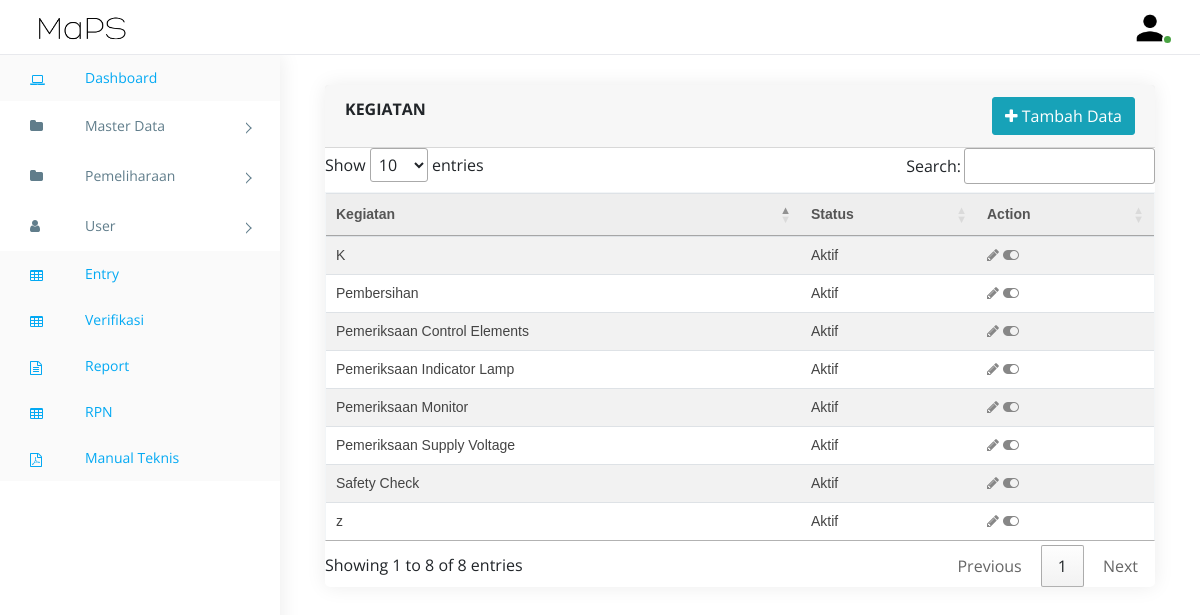
Screenshot of /tables-keg.php (signed in) with the database file from the repository.
### tables this page shows
CREATE TABLE `kegiatan` (
  `id_k` int(11) NOT NULL,
  `nama_keg` varchar(100) NOT NULL,
  `status` int(250) NOT NULL
);

### cekstart.php (called while the page is built, shortened)
<?php
include "koneksi.php";
    $username = $_SESSION['username'];
	$password = $_SESSION['password'];
    $sql = "SELECT * FROM login WHERE username = '$username' and password = '$password'";
    $result = mysqli_query($conn,$sql);
    $row = mysqli_fetch_array($result);
    $level = $row['level'];
?>

### tables-keg.php (the view, shortened to what this page needs)
<!doctype html>
 <html class="no-js" lang="">
<head>
<?php include 'header.php' ?>
    <link rel="stylesheet" type="text/css" media="screen" href="https://cdn.datatables.net/1.10.19/css/jquery.dataTables.min.css">
</head>
<body class="sb-nav-fixed">
    <?php include 'menu.php' ?>
        <div class="content">
            <div class="animated fadeIn">
                <div class="col-lg-12">
                    <div class="card">
                        <div class="card-header">
                        <div class="row">
    <div class="col-md-6"><strong class="card-title">KEGIATAN</strong></div>
    <div class="col-md-6 text-right"><button type="button" class="btn btn-info add-new" data-toggle="modal" data-target="#tambah"><i class="fa fa-plus"></i> Tambah Data </button>
</div>
  </div>
                            </div>
                            <table id="tabel-data" class="table table-striped table-hover">
                                <thead>
                                    <tr>
                                        <th scope="col">Kegiatan</th>
                                        <th scope="col">Status</th>
                                        <th scope="col">Action</th>
                                    </tr>
                                </thead>
                                <tbody>
                                    <?php
                                        $sql="SELECT * FROM kegiatan";
                                        $result=mysqli_query($conn,$sql);
                                        while($row=mysqli_fetch_array($result)){
                                    ?>
                                    <tr>
                                        <td><?= $row['nama_keg']; ?></td>
                                        <td><?php
                                        if($row['status'] == "0")
                                        {
                                            $nilaistatus = "Disable";
                                        }
                                        else
                                        {
                                            $nilaistatus = "Aktif";
                                        }
                                        echo "$nilaistatus";
                                        ?></td>
                                        <td>
                                        <?php
                                        if($row['status'] == 1)
                                    {
                                        ?>
                                            <a href="#edit<?php echo $row['id_k']?>" data-toggle="modal"><i class="fa fa-pencil"></i></a>
                                            <a href="#status<?php echo $row['id_k']?>" data-toggle="modal"><i class="fa fa-toggle-on"></i></a>
                                       <?php
                                    }
                                    else
                                    {
                                        ?>
                                        <a href="#status<?php echo $row['id_k']?>" data-toggle="modal"><i class="fa fa-toggle-off"></i></a>
                                        <?php
                                    }
                                    ?>
                                        </td>
                                    </tr>
                                <?php } ?>
                                </tbody>
                            </table>
                        </div>
                    </div>
                        </div>
    </div>
</div>
</body>
</html>

### header.php (shortened to what this page needs)
<link rel="stylesheet" href="https://cdn.jsdelivr.net/npm/normalize.css@8.0.0/normalize.min.css">
<link rel="stylesheet" href="https://cdn.jsdelivr.net/npm/bootstrap@4.1.3/dist/css/bootstrap.min.css">
<link rel="stylesheet" href="https://cdn.jsdelivr.net/npm/font-awesome@4.7.0/css/font-awesome.min.css">
<link rel="stylesheet" href="https://cdn.jsdelivr.net/gh/lykmapipo/themify-icons@0.1.2/css/themify-icons.css">
<link rel="stylesheet" href="https://cdn.jsdelivr.net/npm/pixeden-stroke-7-icon@1.2.3/pe-icon-7-stroke/dist/pe-icon-7-stroke.min.css">
<link rel="stylesheet" href="https://cdnjs.cloudflare.com/ajax/libs/flag-icon-css/3.2.0/css/flag-icon.min.css">
<link rel="stylesheet" href="assets/css/cs-skin-elastic.css">
<link rel="stylesheet" href="assets/css/style.css">

### menu.php (shortened to what this page needs)
    <?php
include "cekstart.php";
    ?>
      <aside id="left-panel" class="left-panel">
<?php
    if ($level==1){
?>
        <nav class="navbar navbar-expand-sm navbar-default">
            <div id="main-menu" class="main-menu collapse navbar-collapse">
                <ul class="nav navbar-nav">
                    <li class="active">
                        <a href="dashboard.php"><i class="menu-icon fa fa-laptop"></i>Dashboard </a>
                    </li>
                    <li class="menu-item-has-children dropdown">
                        <a href="#" class="dropdown-toggle" data-toggle="dropdown" aria-haspopup="true" aria-expanded="false"> <i class="menu-icon fa fa-folder"></i>Master Data</a>
                    </li>
                    <li class="menu-item-has-children dropdown">
                        <a href="#" class="dropdown-toggle" data-toggle="dropdown" aria-haspopup="true" aria-expanded="false"> <i class="menu-icon fa fa-folder"></i>Pemeliharaan</a>
                    </li>
                    <li class="menu-item-has-children dropdown">
                        <a href="#" class="dropdown-toggle" data-toggle="dropdown" aria-haspopup="true" aria-expanded="false"> <i class="menu-icon fa fa-user"></i>User</a>
                    </li>
                    <li class="active">
                        <a href="entry.php"><i class="menu-icon fa fa-table"></i>Entry</a>
                    </li>
                    <li class="active">
                        <a href="verifi.php"><i class="menu-icon fa fa-table"></i>Verifikasi</a>
                    </li>
                    <li class="active">
                        <a href="report.php"><i class="menu-icon fa fa-file-text-o"></i>Report</a>
                    </li>
                    <li class="active">
                        <a href="rpn.php"><i class="menu-icon fa fa-table"></i>RPN</a>
                    </li>
                    <li class="active">
                        <a href="teknis.php"><i class="menu-icon fa fa-file-pdf-o"></i>Manual Teknis</a>
                    </li>
        </nav>
<?php
 }
?>
    </aside>
    <div id="right-panel" class="right-panel">
        <header id="header" class="header">
            <div class="top-left">
                <div class="navbar-header">
                    <a class="navbar-brand" href="#"><img src="images/maps.png" alt="Logo"></a>
                </div>
            </div>
            <div class="top-right">
                <div class="header-menu">
                    <div class="user-area dropdown float-right">
                        <a href="" class="dropdown-toggle active" data-toggle="dropdown" aria-haspopup="true" aria-expanded="false">
                            <img class="user-avatar rounded-circle" src="images/logo5.png" alt="User Avatar">
                        </a>
                    </div>
                </div>
            </div>
        </header>

### header.php (style rules this page uses)
.table { font-family: sans-serif; color: #444; font-size: 14px; border: 1px solid #f2f5f7; }
.table tr th { background: #eee; color: #555; font-weight: normal; }
.table tr:nth-child(even) { background-color: #fff; }

### rows the page displays
kegiatan: nama_keg "Safety Check", status "Aktif"
kegiatan: nama_keg "Pembersihan", status "Aktif"
kegiatan: nama_keg "Pemeriksaan Control Elements", status "Aktif"
kegiatan: nama_keg "Pemeriksaan Supply Voltage", status "Aktif"
kegiatan: nama_keg "Pemeriksaan Indicator Lamp", status "Aktif"
kegiatan: nama_keg "Pemeriksaan Monitor", status "Aktif"
kegiatan: nama_keg "K", status "Aktif"
kegiatan: nama_keg "z", status "Aktif"
